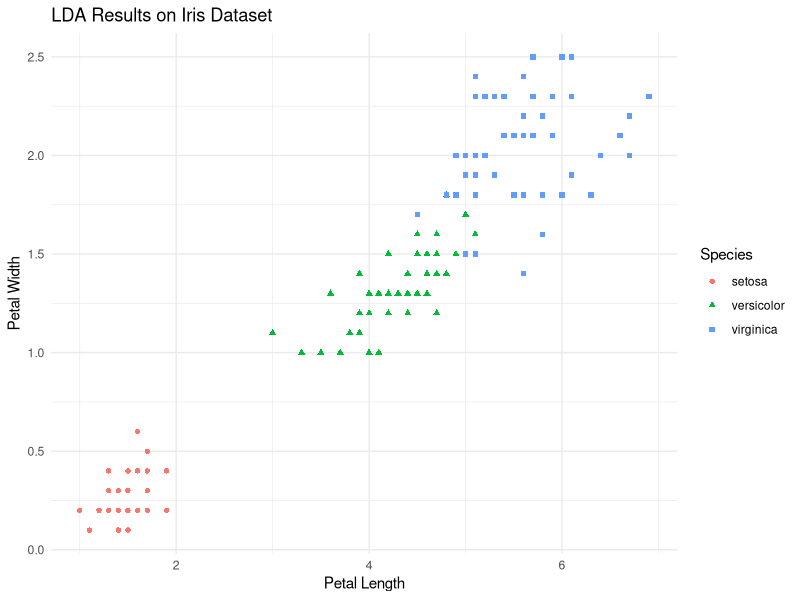
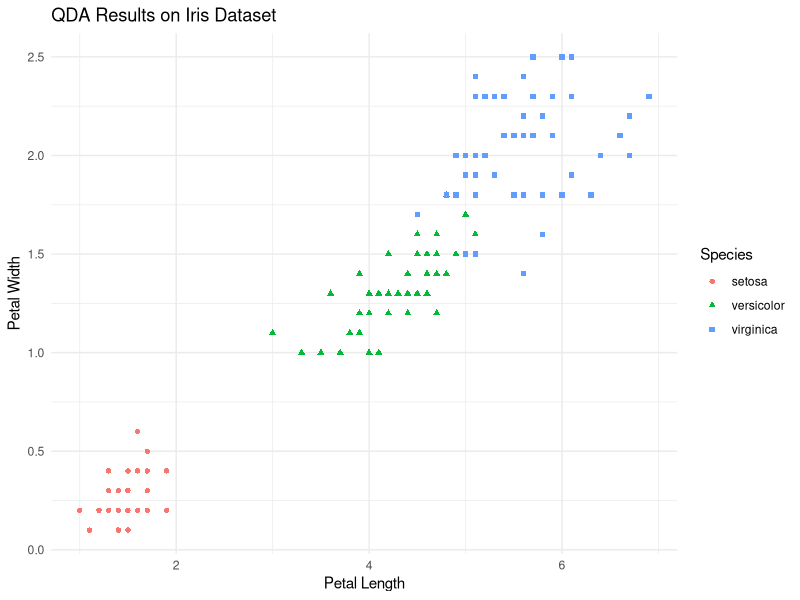

These figures' R source, in order:
#### LIBRARIES ####
library(MASS)
library(datasets)
library(ggplot2)
library(dplyr)

#### LOAD DATASET ####
data(iris)

#### MODELLING ####

##### 1. LDA Model #####
lda_model = lda(Species ~ ., data = iris)
lda_model
  # z1 = 0.8293776 * Sepal.Length + 1.5344731 * Sepal.Width - 2.2012117 * Petal.Length - 2.8104603 * Petal.Width
  # z2 = - 0.02410215 * Sepal.Length - 2.16452123 * Sepal.Width + 0.93192121 * Petal.Length - 2.83918785 * Petal.Width
  # z3 = 0.8293776 * Sepal.Length + 1.5344731 * Sepal.Width - 2.2012117 * Petal.Length - 2.8104603 * Petal.Width

##### 2. QDA Model #####
qda_model = qda(Species ~ ., data = iris)
qda_model
  # the qda() function does not directly provide the coefficients for the quadratic discriminant functions.

#### VISUALIZATION ####

##### 1. LDA Model #####
lda_prob <- predict(lda_model, iris)$posterior
lda_data <- cbind(iris, lda_prob)
ggplot(lda_data, aes(x = Petal.Length, y = Petal.Width, color = Species, shape = Species)) +
  geom_point() +
  labs(title = "LDA Results on Iris Dataset", x = "Petal Length", y = "Petal Width") +
  theme_minimal()

##### 2. QDA Model #####
qda_prob <- predict(qda_model, iris)$posterior
qda_data <- cbind(iris, qda_prob)
ggplot(qda_data, aes(x = Petal.Length, y = Petal.Width, color = Species, shape = Species)) +
  geom_point() +
  labs(title = "QDA Results on Iris Dataset", x = "Petal Length", y = "Petal Width") +
  theme_minimal()

#### PREDICTION ####
new_data = data.frame(Sepal.Length = c(5.7, 6.3), 
                      Sepal.Width = c(2.5, 2.8), 
                      Petal.Length = c(6.4, 4.9), 
                      Petal.Width = c(0.2, 1.5))

##### 1. LDA Predictions #####
lda_pred = predict(lda_model, new_data)$class
lda_pred

##### 2. QDA Predictions #####
qda_pred = predict(qda_model, new_data)$class
qda_pred